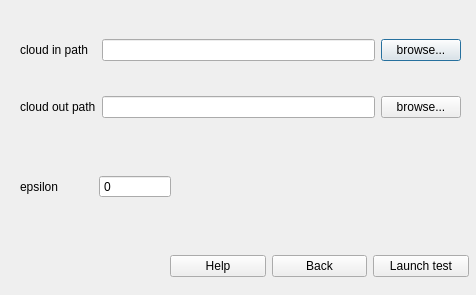
<?xml version="1.0" encoding="UTF-8"?>
<ui version="4.0">
 <class>cloud_homogenization_test_form</class>
 <widget class="QDialog" name="cloud_homogenization_test_form">
  <property name="geometry">
   <rect>
    <x>0</x>
    <y>0</y>
    <width>476</width>
    <height>295</height>
   </rect>
  </property>
  <property name="windowTitle">
   <string>Cloud Homogenization Test From</string>
  </property>
  <widget class="QWidget" name="layoutWidget">
   <property name="geometry">
    <rect>
     <x>20</x>
     <y>10</y>
     <width>441</width>
     <height>137</height>
    </rect>
   </property>
   <layout class="QGridLayout" name="varset_1">
    <item row="0" column="0">
     <widget class="QLabel" name="cloud_in_path_label">
      <property name="text">
       <string>cloud in path</string>
      </property>
     </widget>
    </item>
    <item row="0" column="1">
     <widget class="QLineEdit" name="cloud_in_ledit"/>
    </item>
    <item row="0" column="2">
     <widget class="QPushButton" name="cloud_in_browse_btn">
      <property name="text">
       <string>browse...</string>
      </property>
     </widget>
    </item>
    <item row="1" column="0">
     <widget class="QLabel" name="cloud_out_path_label">
      <property name="text">
       <string>cloud out path</string>
      </property>
     </widget>
    </item>
    <item row="1" column="1">
     <widget class="QLineEdit" name="cloud_out_ledit"/>
    </item>
    <item row="1" column="2">
     <widget class="QPushButton" name="cloud_out_browse_btn">
      <property name="text">
       <string>browse...</string>
      </property>
     </widget>
    </item>
   </layout>
  </widget>
  <widget class="QWidget" name="layoutWidget">
   <property name="geometry">
    <rect>
     <x>20</x>
     <y>170</y>
     <width>151</width>
     <height>33</height>
    </rect>
   </property>
   <layout class="QHBoxLayout" name="varset_2">
    <item>
     <widget class="QLabel" name="epsilon_label">
      <property name="text">
       <string>epsilon</string>
      </property>
     </widget>
    </item>
    <item>
     <widget class="QSpinBox" name="epsilon_sb">
      <property name="buttonSymbols">
       <enum>QAbstractSpinBox::NoButtons</enum>
      </property>
     </widget>
    </item>
   </layout>
  </widget>
  <widget class="QWidget" name="layoutWidget">
   <property name="geometry">
    <rect>
     <x>170</x>
     <y>250</y>
     <width>299</width>
     <height>33</height>
    </rect>
   </property>
   <layout class="QHBoxLayout" name="horizontalLayout">
    <item>
     <widget class="QPushButton" name="help_btn">
      <property name="text">
       <string>Help</string>
      </property>
     </widget>
    </item>
    <item>
     <widget class="QPushButton" name="cancel_btn">
      <property name="text">
       <string>Back</string>
      </property>
     </widget>
    </item>
    <item>
     <widget class="QPushButton" name="launch_test_btn">
      <property name="text">
       <string>Launch test</string>
      </property>
     </widget>
    </item>
   </layout>
  </widget>
 </widget>
 <resources/>
 <connections/>
</ui>
